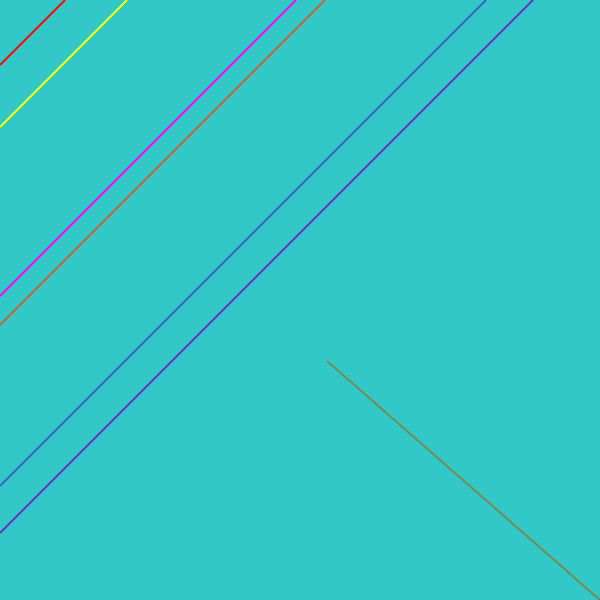
Frame 1 (no input)
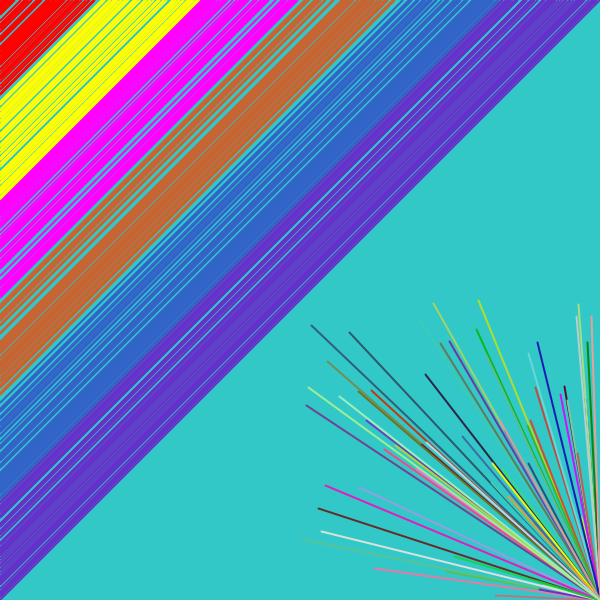
Frame 60 (the mouse pressed at the canvas centre just before this capture)
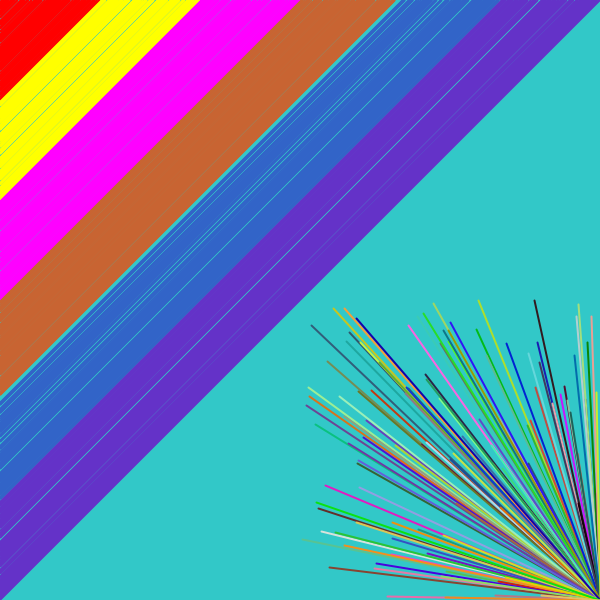
Frame 120 (the mouse held since frame 60 and released just before this capture)

The Processing sketch that drew these frames (run headless with seeded random() and noise(); from frame 60 on, the mouse is pressed at the canvas centre):

// Processing sketch: processing_36814
// ── processing_36814.pde

void setup() {
  size(600, 600);
  colorMode(RGB);
  background(50, 200, 200, 50);
  noStroke();
  frameRate(5);
}

void draw() {

  float line1 = (random(0, 100));
  float line2 = (random(101, 200));
  float line3 = (random(201, 300));
  float line4 = (random(301, 400));
  float line5 = (random(401, 500));
  float line6 = (random(501, 600));

  strokeWeight(2);
  stroke(255, 0, 0);
  line(line1, 0, 0, line1);
  stroke(255, 255, 0);
  line(line2, 0, 0, line2);
  stroke(255, 0, 255);
  line(line3, 0, 0, line3);
  stroke(200, 100, 50);
  line(line4, 0, 0, line4);
  stroke(50, 100, 200);
  line(line5, 0, 0, line5);
  stroke(100, 50, 200);
  line(line6, 0, 0, line6);
  
  stroke(random(0,255),random(0,255),random(0,255));
  line(random(300,600),random(300,600),600,600);
}

//reset sketch code borrowed & modified from Sean Gillespie
void mousePressed() {                         //when mouse is pressed the sketch redraws
  if (mousePressed == true) {                              //when mouse is pressed count is reset to draw over sketch
    setup();
  }
}
